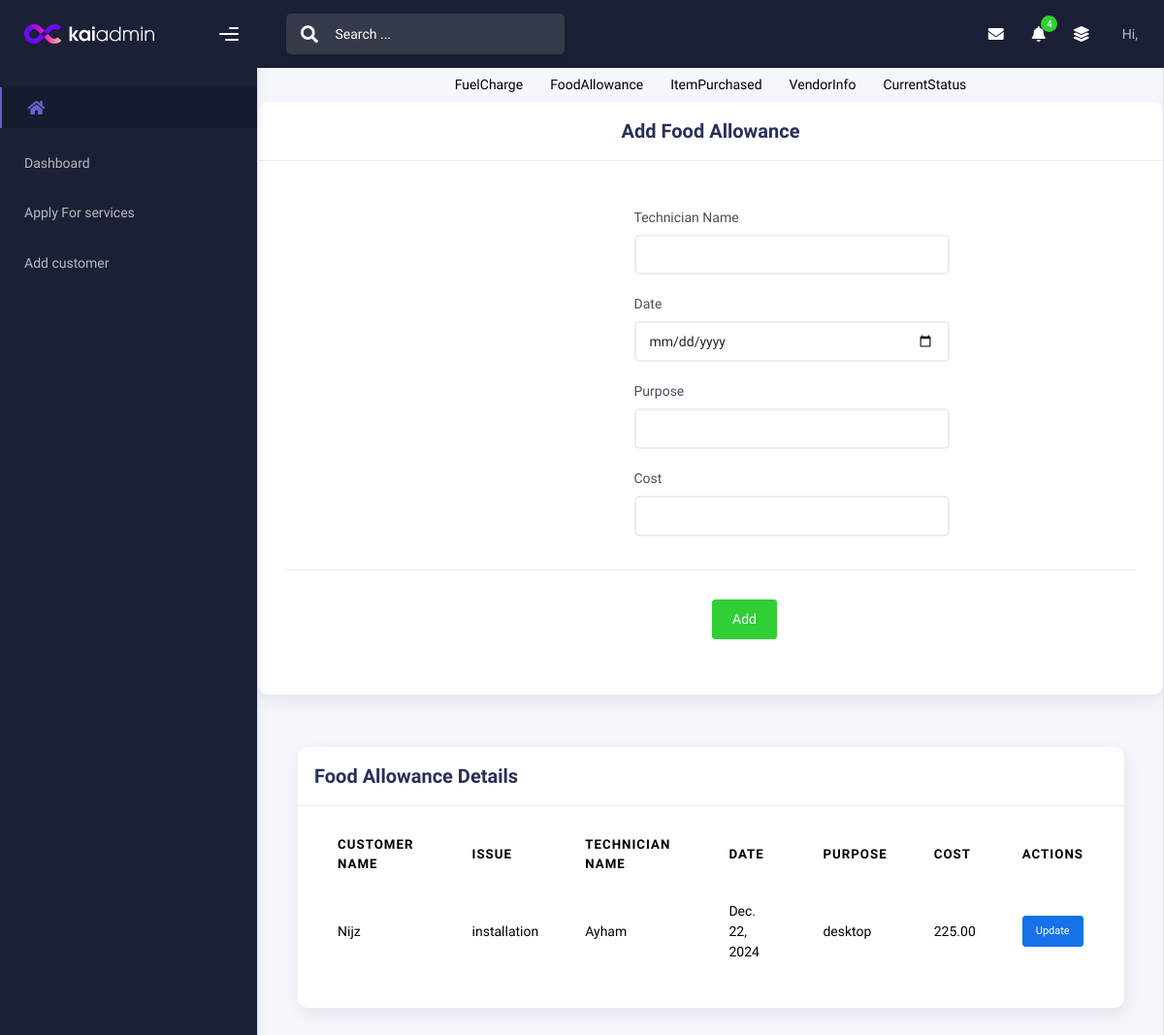
Page /foodallowance/2/ on the committed database.
### workapp/models.py (models this page shows)
class FoodAllowance(models.Model):
    technician_name = models.CharField(max_length=100)
    date = models.DateField()
    purpose = models.TextField()
    cost = models.DecimalField(max_digits=10, decimal_places=2)
    apply = models.ForeignKey(Apply, on_delete=models.CASCADE,related_name='food_allowances',blank=True,null=True)
    customer_name = models.CharField(max_length=225)
    issue = models.TextField()

### workapp/views.py (the view, shortened to what this page needs)
# urls.py: path('foodallowance/<int:apply_id>/',views.foodallowance,name='foodallowance'),
def foodallowance(request, apply_id):
    try:
        apply_instance = Apply.objects.get(id=apply_id)
    except Apply.DoesNotExist:
        messages.error(request, "Apply instance not found.")
        return redirect('apply_list')
    food_allowances = FoodAllowance.objects.filter(apply=apply_instance)
    context = {
        'apply': apply_instance,
        'food_allowances': food_allowances
    }
    return render(request, 'foodallowance.html', context)

### template/foodallowance.html (shortened to what this page needs)
{% extends 'index.html' %}
{% block content %}
<div class="container w-100 mt-8  border rounded shadow ">
<ul class="nav justify-content-center">
    <li class="nav-item">
      <a class="nav-link" href="{% url 'fuelcharge' apply.id %}">FuelCharge</a>
    </li>
    <li class="nav-item">
      <a class="nav-link" href="{% url 'foodallowance' apply.id %}">FoodAllowance</a>
    </li>
    <li class="nav-item">
        <a class="nav-link" href="{% url 'itempurchased' apply.id  %}">ItemPurchased</a>
      </li>
      <li class="nav-item">
        <a class="nav-link" href="{% url 'vendorinfo' apply.id %}">VendorInfo</a>
      </li>
      <li class="nav-item">
        <a class="nav-link" href="{% url 'currentstatus' apply.id %}">CurrentStatus</a>
      </li>
  </ul>
  <div class="row">
    <div class="col-md-12">
      <div class="card">
        <div class="card-header">
            <h4 class="card-title text-center">Add Food Allowance </h4>
        </div>
        <div class="card-body">
          <div class="form-group">
            <form action="{% url 'foodallowance' apply.id %}" method="post">
              <div class="form-group" style="padding-left: 350px;">
              <div class="form-group col-md-8">
              <label for="technician_name">Technician Name</label>
              <input
                type="text"
                class="form-control"
                id="technician_name"
                name="technician_name"
                placeholder=""
              />
              </div>
              <div class=" form-group col-md-8">
              <label for="date">Date</label>
              <input
                type="date"
                class="form-control"
                name="date"
                id="date"
                name=""
              />
              </div>
              <div class="form-group col-md-8">
              <label for="purpose">Purpose</label>
              <input
                type="text"
                class="form-control"
                id="purpose"
                name="purpose"
                placeholder=""
              />
              </div>
              <div class="form-group col-md-8">
              <label for="cost">Cost</label>
              <input
                type="number"
                class="form-control"
                id="cost"
                name="cost"
                placeholder=""
              />
              </div>
            </div>
              <div class="card-action text-center mt-3"  style="padding-left: 100px;">
                <button class="btn btn-success" type="submit">Add</button>
              </div>
            </form>
          </div>
        </div>
      </div>
    </div>
  </div>
  <div class="container">
    <div class="page-inner">
      <div class="row">
        <div class="col-md-12">
          <div class="card">
            <div class="card-header">
              <h4 class="card-title">Food Allowance Details</h4>
            </div>
            <div class="card-body">
              <div class="table-responsive">
                <table
                  id="basic-datatables"
                  class="display table table-striped table-hover"
                >
                  <thead>
                    <tr>
                      <th scope="col">Customer Name</th>
                      <th scope="col">Issue</th>
                      <th scope="col">Technician Name</th>
                      <th scope="col">Date</th>
                      <th scope="col">Purpose</th>
                      <th scope="col">Cost</th>
                      <th scope="col">Actions</th>
                    </tr>
                  </thead>
                  {% for d in  food_allowances %}
                  <tbody>
                    <tr>
                        <tr>
                          <td>{{ d.customer_name }}</td>
                          <td>{{ d.issue }}</td>
                          <td>{{ d.technician_name }}</td>
                          <td>{{ d.date }}</td>
                          <td>{{ d.purpose }}</td>
                          <td>{{ d.cost }}</td>
                          <td><a href="{% url 'updatefoodallowance' d.id %}" class="btn btn-sm btn-primary">Update</a>
                        </tr>
                    </tr>
                    {% endfor %}
                  </tbody>
                </table>
              </div>
            </div>
          </div>
        </div>
{% endblock %}

### template/index.html (style rules this page uses)
li.nav-item a { text-decoration: none; color: black; transition: color 0.3s, background-color 0.3s; }

### rows in the picture
FoodAllowance: customer_name "Nijz", issue "installation", technician_name "Ayham", date "Dec. 22, 2024", purpose "desktop", cost "225.00"
